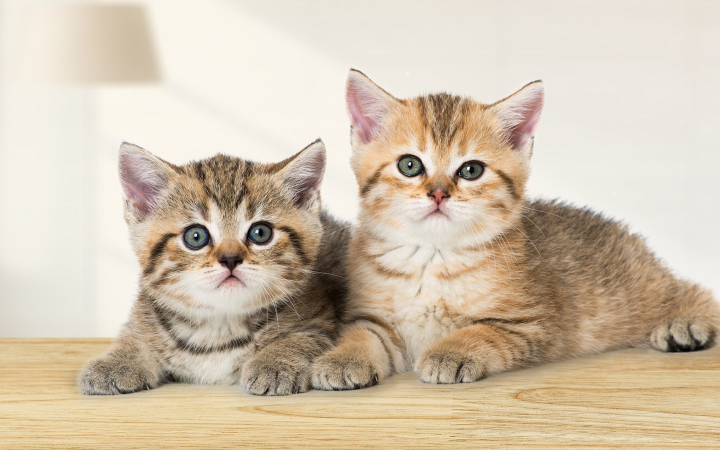
#> input picture image/kucing.jpg, 1440 x 900 px (shown at 1/2 size)
$ python 18_histogram_gambar.py
#> lines starting #> are read from the running program, lines starting #| are printed output that depends on the picture; after the words box and inside, x2 and y2 are one past the last pixel; in counts of white or black regions, pixels touching at a corner belong together
"""
==========================================================================
PERCOBAAN 18: HISTOGRAM GAMBAR
==========================================================================
Program ini mempelajari cara menghitung dan memvisualisasikan histogram
gambar. Histogram menunjukkan distribusi intensitas piksel.

Fungsi utama:
- cv2.calcHist([img], [channel], mask, [histSize], [ranges])
  → Menghitung histogram gambar
  - channel  : 0=Blue, 1=Green, 2=Red (untuk BGR)
  - histSize : jumlah bin (biasanya 256)
  - ranges   : rentang nilai (biasanya [0,256])
- cv2.equalizeHist(src) → Equalization histogram (meratakan distribusi)
==========================================================================
"""

import cv2
import numpy as np
import os
import matplotlib.pyplot as plt

SCRIPT_DIR = os.path.dirname(os.path.abspath(__file__))
IMAGE_DIR = os.path.join(SCRIPT_DIR, "image")
OUTPUT_DIR = os.path.join(SCRIPT_DIR, "output")
os.makedirs(OUTPUT_DIR, exist_ok=True)

print("=" * 60)
print("PERCOBAAN 18: HISTOGRAM GAMBAR")
print("=" * 60)

# Membaca gambar
img = cv2.imread(os.path.join(IMAGE_DIR, "kucing.jpg"))
#> img is the input picture: shape (900, 1440, 3); mean B, G, R 173.8, 194.5, 209.4
if img is None:
    print("[ERROR] Jalankan download_image.py terlebih dahulu!")
    exit()

img = cv2.resize(img, (300, 300))
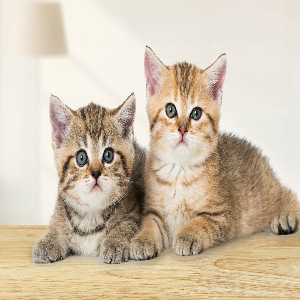
#> img: shape (300, 300, 3); mean B, G, R 173.8, 194.6, 209.5
# Konversi ke grayscale
gray = cv2.cvtColor(img, cv2.COLOR_BGR2GRAY)
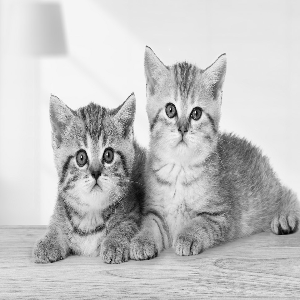
#> gray: shape (300, 300); min 0, max 250, mean 196.7

# ============================================================
# 1. Histogram grayscale
# ============================================================
print("\n--- 1. Histogram Grayscale ---")

# ★ KODE INTI ★ — cv2.calcHist() menghitung frekuensi setiap nilai intensitas (0-255)
# Grafik condong ke KIRI = gambar gelap; ke KANAN = gambar terang; lebar = kontras tinggi
# cv2.calcHist([images], [channels], mask, [histSize], [ranges])
# [gray]   : gambar input dalam list
# [0]      : channel ke-0 (satu-satunya channel)
# None     : tanpa mask (hitung seluruh gambar)
# [256]    : 256 bin (satu per nilai intensitas)
# [0, 256] : rentang nilai dari 0 sampai 255
hist_gray = cv2.calcHist([gray], [0], None, [256], [0, 256])
#> hist_gray = 256 values, max 3495 at index 233, min 0 at index 1, mean 351.6

print(f"  Shape histogram: {hist_gray.shape}")
#|   Shape histogram: (256, 1)
print(f"  Total piksel: {hist_gray.sum():.0f}")
#|   Total piksel: 90000
print(f"  Piksel intensitas 0 (hitam): {hist_gray[0][0]:.0f}")
#|   Piksel intensitas 0 (hitam): 2
print(f"  Piksel intensitas 255 (putih): {hist_gray[255][0]:.0f}")
#|   Piksel intensitas 255 (putih): 0

# ============================================================
# 2. Histogram per-channel BGR
# ============================================================
print("\n--- 2. Histogram Per-Channel BGR ---")

warna = ('b', 'g', 'r')
nama_warna = ('Blue', 'Green', 'Red')

# Menghitung histogram untuk setiap channel
for i, (w, n) in enumerate(zip(warna, nama_warna)):
    # Menghitung histogram channel ke-i
    hist = cv2.calcHist([img], [i], None, [256], [0, 256])
    print(f"  {n}: mean={hist.mean():.1f}, max={hist.max():.0f}")
#> this loop made 3 passes
#|   Blue: mean=351.6, max=2987
#|   Green: mean=351.6, max=3421
#|   Red: mean=351.6, max=4516

# ============================================================
# 3. Histogram dengan mask (ROI tertentu)
# ============================================================
print("\n--- 3. Histogram dengan Mask ---")

# Membuat mask lingkaran (hanya hitung histogram di area lingkaran)
mask = np.zeros(gray.shape, dtype=np.uint8)
# cv2.circle membuat lingkaran putih di tengah mask
h, w = gray.shape
#> h = 300; w = 300
cv2.circle(mask, (w // 2, h // 2), 100, 255, -1)
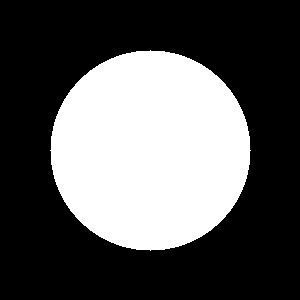
#> mask: shape (300, 300); 34.9% white; 1 white region, box (x1, y1, x2, y2) and area: (50, 50, 251, 251) 31417

# Menghitung histogram hanya di area mask putih
hist_masked = cv2.calcHist([gray], [0], mask, [256], [0, 256])
#> hist_masked = 256 values, max 1266 at index 244, min 0 at index 0, mean 122.7
# Histogram tanpa mask (seluruh gambar)
hist_full = cv2.calcHist([gray], [0], None, [256], [0, 256])
#> hist_full has the same summary as hist_gray

print(f"  Piksel dalam mask: {cv2.countNonZero(mask)}")
#|   Piksel dalam mask: 31417
print(f"  Total hist masked: {hist_masked.sum():.0f}")
#|   Total hist masked: 31417
print(f"  Total hist full:   {hist_full.sum():.0f}")
#|   Total hist full:   90000

# ============================================================
# 4. Equalisasi histogram
# ============================================================
print("\n--- 4. Equalisasi Histogram ---")

# ★ KODE INTI ★ — equalizeHist menyebarkan distribusi piksel secara MERATA ke 0-255
# Efek: gambar gelap/terang ekstrem menjadi lebih berimbang dan detail lebih terlihat
# cv2.equalizeHist meratakan distribusi intensitas
# Membuat gambar gelap dan terang untuk demo
gray_gelap = cv2.convertScaleAbs(gray, alpha=0.5, beta=-30)
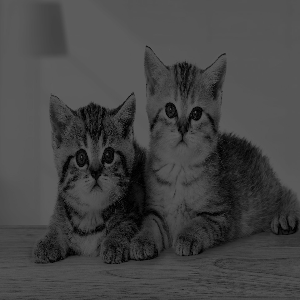
#> gray_gelap: shape (300, 300); min 0, max 95, mean 68.6
gray_terang = cv2.convertScaleAbs(gray, alpha=1.0, beta=70)

# Equalisasi pada gambar gelap
eq_gelap = cv2.equalizeHist(gray_gelap)
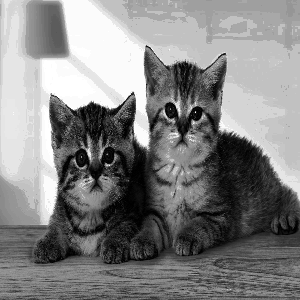
#> eq_gelap: shape (300, 300); min 0, max 255, mean 131.2
# Equalisasi pada gambar terang
eq_terang = cv2.equalizeHist(gray_terang)
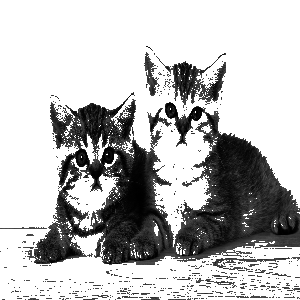
#> eq_terang: shape (300, 300); min 0, max 255, mean 188.8
# Equalisasi pada gambar normal
eq_normal = cv2.equalizeHist(gray)

print(f"  Gelap → equalized: mean {gray_gelap.mean():.1f} → {eq_gelap.mean():.1f}")
#|   Gelap → equalized: mean 68.6 → 131.2
print(f"  Terang → equalized: mean {gray_terang.mean():.1f} → {eq_terang.mean():.1f}")
#|   Terang → equalized: mean 240.0 → 188.8
print(f"  Normal → equalized: mean {gray.mean():.1f} → {eq_normal.mean():.1f}")
#|   Normal → equalized: mean 196.7 → 129.2

# ============================================================
# 5. Histogram dengan jumlah bin berbeda
# ============================================================
print("\n--- 5. Jumlah Bin Berbeda ---")

# Bin = 256 → histogram paling detail
hist_256 = cv2.calcHist([gray], [0], None, [256], [0, 256])
#> hist_256 has the same summary as hist_gray
# Bin = 64 → detail sedang
hist_64 = cv2.calcHist([gray], [0], None, [64], [0, 256])
#> hist_64 = 64 values, max 10198 at index 58, min 0 at index 63, mean 1406.2
# Bin = 16 → kasar
hist_16 = cv2.calcHist([gray], [0], None, [16], [0, 256])
#> hist_16 = [90, 280, 481, 692, 943, 1643, 2418, 3162, 4083, 4499, 5619, 7263, 11231, 9541, 25846, 12209]

print(f"  256 bin: {hist_256.shape}")
#|   256 bin: (256, 1)
print(f"  64 bin:  {hist_64.shape}")
#|   64 bin:  (64, 1)
print(f"  16 bin:  {hist_16.shape}")
#|   16 bin:  (16, 1)

# ============================================================
# 6. Statistik dari histogram
# ============================================================
print("\n--- 6. Statistik ---")

# Menghitung mean dari histogram
# Setiap bin berbobot sesuai nilainya
bobot = np.arange(256)
total_piksel = hist_gray.flatten().sum()
#> total_piksel = 90000

# Mean = Σ(nilai × frekuensi) / total
mean_hist = np.sum(bobot * hist_gray.flatten()) / total_piksel
#> mean_hist = 196.7
# Variance
var_hist = np.sum(((bobot - mean_hist) ** 2) * hist_gray.flatten()) / total_piksel
#> var_hist = 2281
# Standard deviation
std_hist = np.sqrt(var_hist)
#> std_hist = 47.76

print(f"  Mean dari histogram: {mean_hist:.2f}")
#|   Mean dari histogram: 196.67
print(f"  Std dari histogram:  {std_hist:.2f}")
#|   Std dari histogram:  47.76
print(f"  Verifikasi (NumPy mean): {gray.mean():.2f}")
#|   Verifikasi (NumPy mean): 196.67
print(f"  Verifikasi (NumPy std):  {gray.std():.2f}")
#|   Verifikasi (NumPy std):  47.76

# ============================================================
# 7. Visualisasi lengkap
# ============================================================

fig = plt.figure(figsize=(20, 16))

# --- Gambar original + grayscale ---
ax1 = fig.add_subplot(3, 4, 1)
ax1.imshow(cv2.cvtColor(img, cv2.COLOR_BGR2RGB))
ax1.set_title("Original")
ax1.axis("off")

ax2 = fig.add_subplot(3, 4, 2)
ax2.imshow(gray, cmap="gray")
ax2.set_title("Grayscale")
ax2.axis("off")

# --- Histogram grayscale ---
ax3 = fig.add_subplot(3, 4, 3)
ax3.plot(hist_gray, color='black', linewidth=0.7)
ax3.set_title("Histogram Gray")
ax3.set_xlim([0, 256])

# --- Histogram per-channel ---
ax4 = fig.add_subplot(3, 4, 4)
for i, w in enumerate(warna):
    hist = cv2.calcHist([img], [i], None, [256], [0, 256])
    ax4.plot(hist, color=w, linewidth=0.7, label=nama_warna[i])
ax4.set_title("Histogram BGR")
ax4.set_xlim([0, 256])
ax4.legend()

# --- Masked histogram ---
ax5 = fig.add_subplot(3, 4, 5)
ax5.imshow(cv2.bitwise_and(gray, mask), cmap="gray")
ax5.set_title("Area Mask")
ax5.axis("off")

ax6 = fig.add_subplot(3, 4, 6)
ax6.plot(hist_full, 'b-', linewidth=0.7, label='Full', alpha=0.5)
ax6.plot(hist_masked, 'r-', linewidth=0.7, label='Masked')
ax6.set_title("Full vs Mask")
ax6.legend()
ax6.set_xlim([0, 256])

# --- Equalisasi ---
ax7 = fig.add_subplot(3, 4, 7)
ax7.imshow(gray_gelap, cmap="gray")
ax7.set_title("Gelap")
ax7.axis("off")

ax8 = fig.add_subplot(3, 4, 8)
ax8.imshow(eq_gelap, cmap="gray")
ax8.set_title("Equalized")
ax8.axis("off")

# --- Histogram sebelum/sesudah equalisasi ---
ax9 = fig.add_subplot(3, 4, 9)
hist_pre = cv2.calcHist([gray_gelap], [0], None, [256], [0, 256])
#> hist_pre = 256 values, max 8660 at index 86, min 0 at index 96, mean 351.6
ax9.plot(hist_pre, 'r-', linewidth=0.7)
ax9.set_title("Hist Gelap")
ax9.set_xlim([0, 256])

ax10 = fig.add_subplot(3, 4, 10)
hist_post = cv2.calcHist([eq_gelap], [0], None, [256], [0, 256])
#> hist_post = 256 values, max 8660 at index 193, min 0 at index 11, mean 351.6
ax10.plot(hist_post, 'g-', linewidth=0.7)
ax10.set_title("Hist Equalized")
ax10.set_xlim([0, 256])

# --- Jumlah bin berbeda ---
ax11 = fig.add_subplot(3, 4, 11)
ax11.bar(range(16), hist_16.flatten(), color='steelblue')
ax11.set_title("16 Bin")

ax12 = fig.add_subplot(3, 4, 12)
ax12.bar(range(64), hist_64.flatten(), color='coral', width=1)
ax12.set_title("64 Bin")

plt.suptitle("Percobaan 18: Histogram Gambar", fontsize=16, fontweight="bold")
plt.tight_layout()

output_path = os.path.join(OUTPUT_DIR, "18_histogram_gambar_hasil.png")
plt.savefig(output_path, dpi=150, bbox_inches="tight")
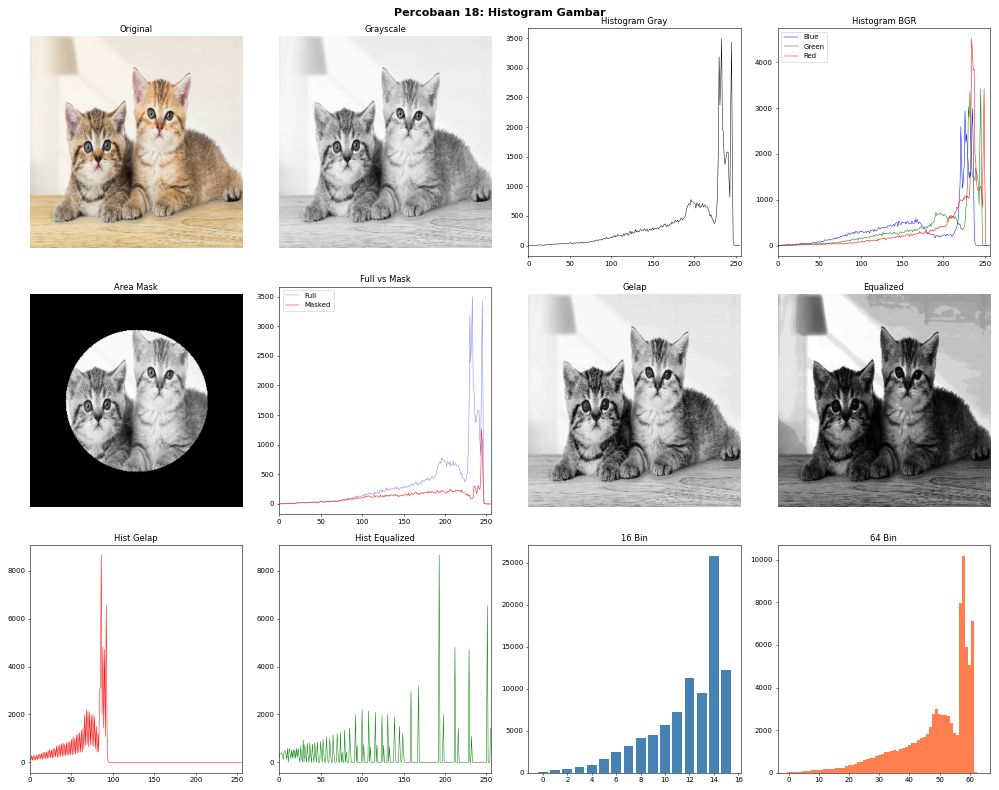
#> figure drawn by matplotlib, 12 panels; panel 3: curve peaks at x = 233, y = 3495; panel 4: curve peaks at x = 235, y = 2987; panel 4: curve peaks at x = 245, y = 3421; panel 4: curve peaks at x = 234, y = 4516
print(f"\n[OUTPUT] Hasil disimpan di: {output_path}")
plt.show()

print("\n" + "=" * 60)
print("RINGKASAN PERCOBAAN 18")
print("=" * 60)
print("  cv2.calcHist()     → Hitung histogram")
print("  cv2.equalizeHist() → Ratakan distribusi")
print("  mask → hitung histogram area tertentu")
print("  histSize → jumlah bin (detail histogram)")
print("  Histogram → peta distribusi intensitas piksel")
print("=" * 60)

$ run again, with image/ballroom.jpg copied over image/kucing.jpg
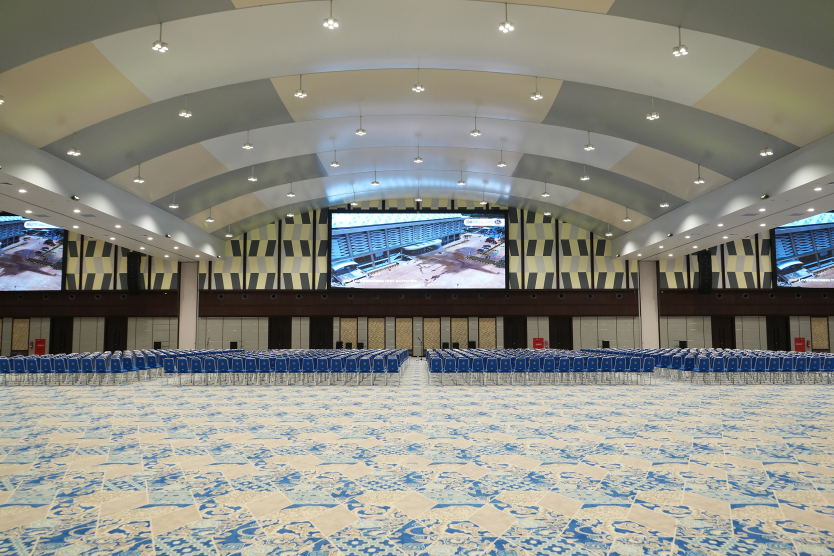
#> input picture image/ballroom.jpg, 2500 x 1667 px (shown at 1/3 size)
#> img is the input picture: shape (1667, 2500, 3); mean B, G, R 131.6, 139.7, 139.2
#> img: shape (300, 300, 3)
#> `gray = cv2.cvtColor(img, cv2.COLOR_BGR2GRAY)`:
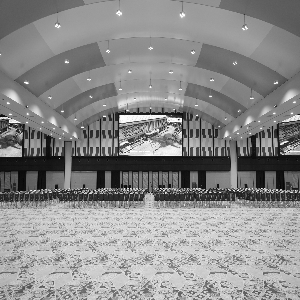
#> gray: shape (300, 300); min 1, max 255, mean 138.5
#> hist_gray = 256 values, max 1440 at index 156, min 0 at index 0, mean 351.6
#|   Shape histogram: (256, 1)
#|   Total piksel: 90000
#|   Piksel intensitas 0 (hitam): 0
#|   Piksel intensitas 255 (putih): 36
#> the loop `for i, (w, n) in enumerate(zip(warna, nama_warna)):` made 3 passes
#|   Blue: mean=351.6, max=1187
#|   Green: mean=351.6, max=1397
#|   Red: mean=351.6, max=1357
#> mask: shape (300, 300); 34.9% white; 1 white region, box (x1, y1, x2, y2) and area: (50, 50, 251, 251) 31417
#> hist_masked = 256 values, max 364 at index 143, min 0 at index 0, mean 122.7
#> hist_full has the same summary as hist_gray
#|   Piksel dalam mask: 31417
#|   Total hist masked: 31417
#|   Total hist full:   90000
#> `eq_normal = cv2.equalizeHist(gray)`:
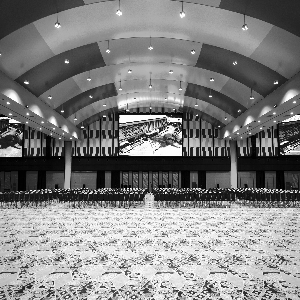
#> eq_normal: shape (300, 300); min 0, max 255, mean 128.3
#|   Gelap → equalized: mean 42.6 → 129.5
#|   Terang → equalized: mean 203.7 → 135.4
#|   Normal → equalized: mean 138.5 → 128.3
#> hist_256 has the same summary as hist_gray
#> hist_64 = 64 values, max 5112 at index 39, min 3 at index 0, mean 1406.2
#> hist_16 = [704, 5341, 3156, 1434, 1369, 3603, 8948, 8798, 11868, 14890, 5453, 6171, 10057, 6704, 897, 607]
#|   256 bin: (256, 1)
#|   64 bin:  (64, 1)
#|   16 bin:  (16, 1)
#> total_piksel = 90000
#> mean_hist = 138.5
#> var_hist = 2934.1
#> std_hist = 54.17
#|   Mean dari histogram: 138.52
#|   Std dari histogram:  54.17
#|   Verifikasi (NumPy mean): 138.52
#|   Verifikasi (NumPy std):  54.17
#> hist_pre = 256 values, max 4219 at index 48, min 0 at index 99, mean 351.6
#> hist_post = 256 values, max 4219 at index 164, min 0 at index 1, mean 351.6

$ run again, with image/bunga.jpg copied over image/kucing.jpg
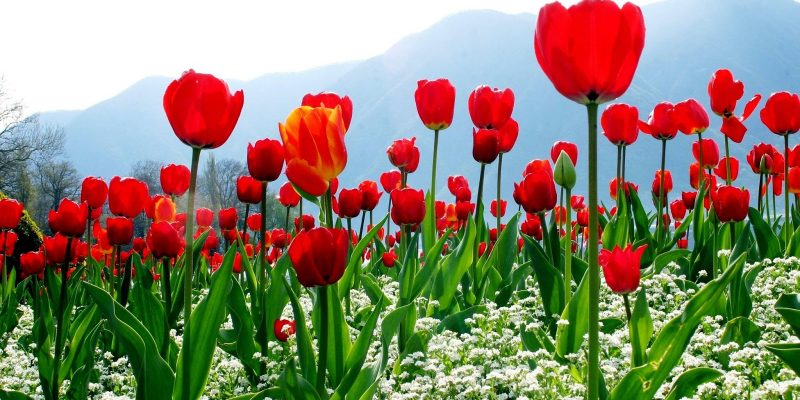
#> input picture image/bunga.jpg, 800 x 400 px
#> img is the input picture: shape (400, 800, 3); mean B, G, R 108.8, 130, 139.5
#> img: shape (300, 300, 3)
#> hist_gray = 256 values, max 8596 at index 255, min 2 at index 0, mean 351.6
#|   Shape histogram: (256, 1)
#|   Total piksel: 90000
#|   Piksel intensitas 0 (hitam): 2
#|   Piksel intensitas 255 (putih): 8596
#> the loop `for i, (w, n) in enumerate(zip(warna, nama_warna)):` made 3 passes
#|   Blue: mean=351.6, max=9001
#|   Green: mean=351.6, max=8984
#|   Red: mean=351.6, max=8990
#> mask: shape (300, 300); 34.9% white; 1 white region, box (x1, y1, x2, y2) and area: (50, 50, 251, 251) 31417
#> hist_masked = 256 values, max 430 at index 65, min 0 at index 0, mean 122.7
#> hist_full has the same summary as hist_gray
#|   Piksel dalam mask: 31417
#|   Total hist masked: 31417
#|   Total hist full:   90000
#> `eq_terang = cv2.equalizeHist(gray_terang)`:
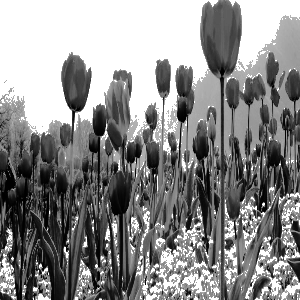
#> eq_terang: shape (300, 300); min 0, max 255, mean 139.3
#|   Gelap → equalized: mean 38.8 → 127.5
#|   Terang → equalized: mean 188.3 → 139.3
#|   Normal → equalized: mean 130.4 → 129.2
#> hist_256 has the same summary as hist_gray
#> hist_64 = 64 values, max 9626 at index 63, min 106 at index 0, mean 1406.2
#> hist_16 = [668, 3095, 6767, 10714, 12815, 6425, 4576, 3437, 2755, 3099, 5143, 6769, 5454, 4932, 2843, 10508]
#|   256 bin: (256, 1)
#|   64 bin:  (64, 1)
#|   16 bin:  (16, 1)
#> total_piksel = 90000
#> mean_hist = 130.4
#> var_hist = 5544.7
#> std_hist = 74.46
#|   Mean dari histogram: 130.37
#|   Std dari histogram:  74.46
#|   Verifikasi (NumPy mean): 130.37
#|   Verifikasi (NumPy std):  74.46
#> hist_pre = 256 values, max 8596 at index 98, min 0 at index 99, mean 351.6
#> hist_post = 256 values, max 8596 at index 255, min 0 at index 1, mean 351.6
